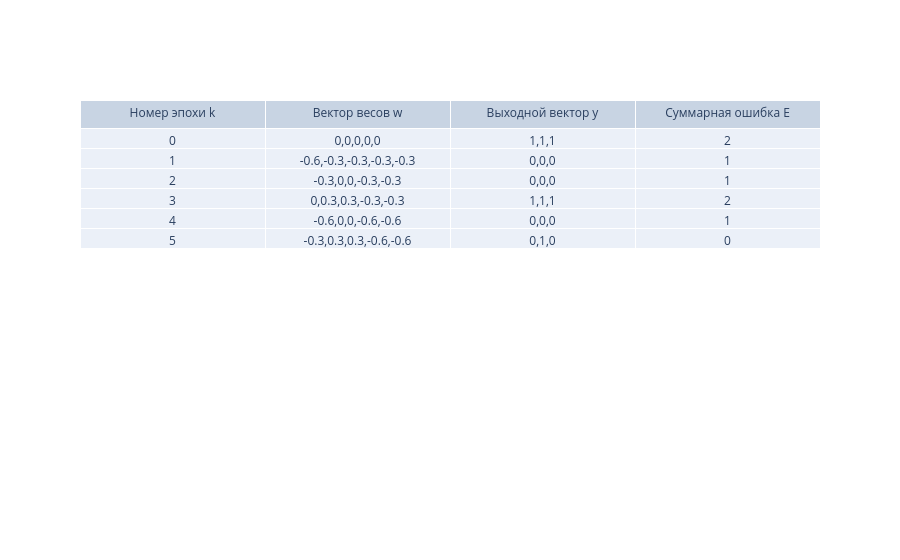

The notebook cell this image was saved under:
### Code cell
#Вычисление минимального набора векторов и вывод результатов
#Пороговая функция
min_inputs = find_min_inputs(network)
out = check_min_inputs(network, min_inputs)

### Figure 1 — Plotly figure (JSON) as saved in the notebook; plotly's stock layout.template omitted (floating-point values rounded to 4 significant figures)
{"data": [{"cells": {"values": [[0, 1, 2, 3, 4, 5], [[0, 0, 0, 0, 0], [-0.6, -0.3, -0.3, -0.3, -0.3], [-0.3, 0, 0, -0.3, -0.3], [0, 0.3, 0.3, -0.3, -0.3], [-0.6, 0, 0, -0.6, -0.6], [-0.3, 0.3, 0.3, -0.6, -0.6]], [[1, 1, 1], [0, 0, 0], [0, 0, 0], [1, 1, 1], [0, 0, 0], [0, 1, 0]], [2, 1, 1, 2, 1, 0]]}, "header": {"values": ["Номер эпохи k", "Вектор весов w", "Выходной вектор y", "Суммарная ошибка E"]}, "type": "table"}], "layout": {}}
